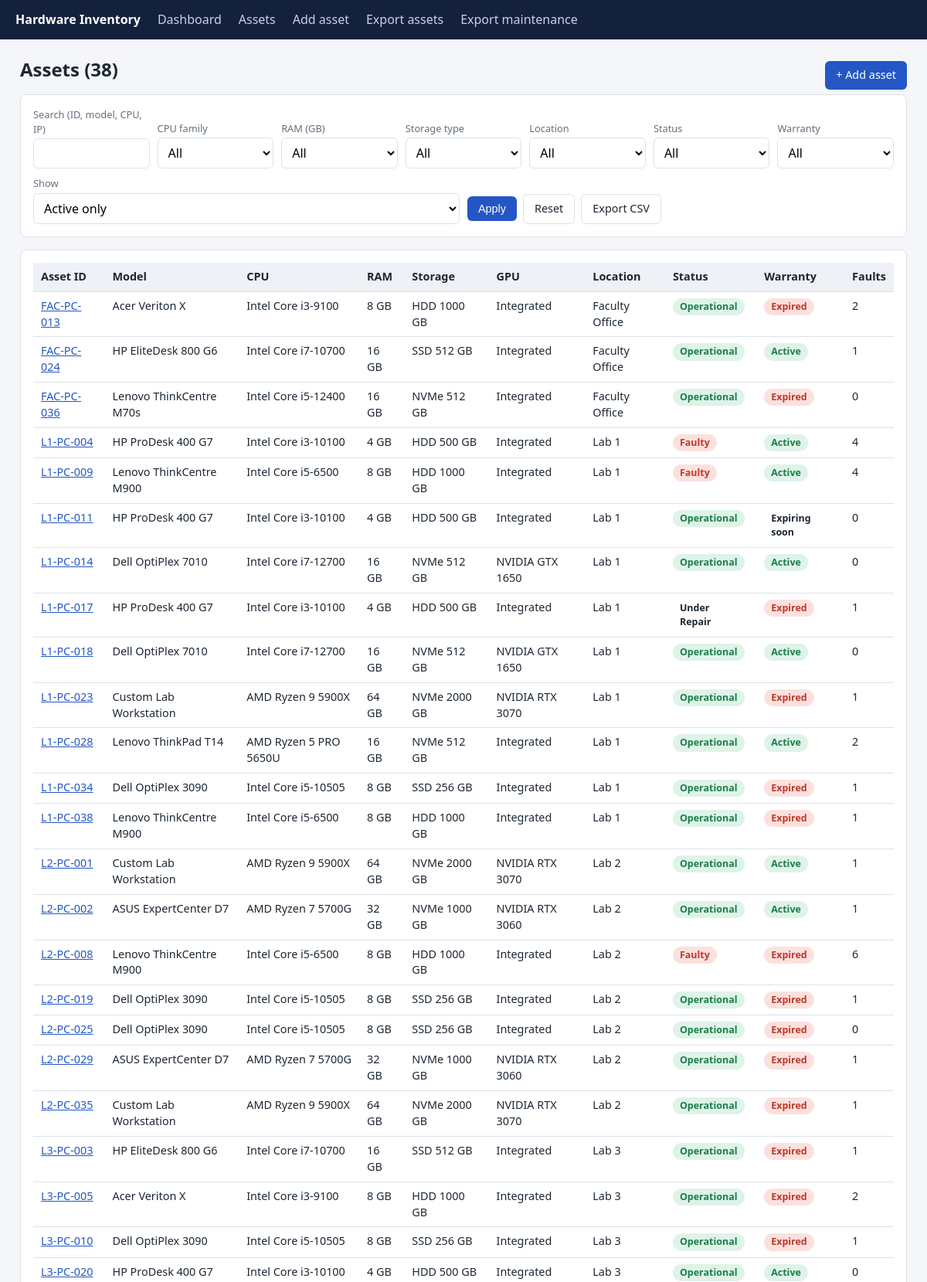
Page /assets (upper part) on the committed database.
### tables this page shows
CREATE TABLE assets (
    asset_id        TEXT PRIMARY KEY,                 -- permanent identity, e.g. LAB1-PC-001
    manufacturer    TEXT NOT NULL,
    model           TEXT NOT NULL,
    cpu             TEXT NOT NULL,                    -- full model, e.g. Intel Core i5-12400
    cpu_family      TEXT NOT NULL,                    -- grouping used for filtering, e.g. Core i5
    ram_gb          INTEGER NOT NULL CHECK (ram_gb > 0),
    storage_type    TEXT NOT NULL CHECK (storage_type IN ('SSD','HDD','NVMe','Hybrid')),
    storage_gb      INTEGER NOT NULL CHECK (storage_gb > 0),
    gpu             TEXT,                             -- NULL / empty = integrated only
    os              TEXT NOT NULL,
    ip_address      TEXT,                             -- changeable network address (NOT identity)
    location        TEXT NOT NULL,
    purchase_date   TEXT NOT NULL,                    -- ISO date YYYY-MM-DD
    warranty_expiry TEXT NOT NULL,                    -- warranty status is COMPUTED from this
    status          TEXT NOT NULL DEFAULT 'Operational'
                    CHECK (status IN ('Operational','Faulty','Under Repair')),
    active          INTEGER NOT NULL DEFAULT 1        -- 0 = retired (kept for history)
);

### app.py (the view)
@app.route("/assets")
def assets():
    rows = filtered_assets(request.args)
    db = get_db()
    opts = {
        "cpu_family": [r[0] for r in db.execute("SELECT DISTINCT cpu_family FROM assets ORDER BY 1")],
        "ram_gb": [r[0] for r in db.execute("SELECT DISTINCT ram_gb FROM assets ORDER BY 1")],
        "location": [r[0] for r in db.execute("SELECT DISTINCT location FROM assets ORDER BY 1")],
    }
    enriched = [dict(r, warranty=warranty_status(r["warranty_expiry"])) for r in rows]
    return render_template("assets.html", assets=enriched, opts=opts, f=request.args,
                           storage_types=STORAGE_TYPES, statuses=STATUSES)

### app.py (called while the page is built)
def warranty_status(expiry):
    t = date.today()
    exp = date.fromisoformat(expiry)
    if exp < t:
        return "Expired"
    if exp <= t + timedelta(days=WARRANTY_SOON_DAYS):
        return "Expiring soon"
    return "Active"

### db.py (called while the page is built)
def get_db():
    conn = sqlite3.connect(DB_PATH)
    conn.row_factory = sqlite3.Row
    conn.execute("PRAGMA foreign_keys = ON")   # enforce maintenance.asset_id -> assets
    return conn

### templates/assets.html (shortened to what this page needs)
{% extends "base.html" %}
{% block content %}
<div class="row" style="justify-content:space-between"><h1>Assets ({{ assets|length }})</h1>
<a class="btn" href="{{ url_for('asset_new') }}">+ Add asset</a></div>
<div class="card">
<form class="filters" method="get">
  <div><label>Search (ID, model, CPU, IP)</label><input name="q" value="{{ f.get('q','') }}"></div>
  <div><label>CPU family</label><select name="cpu_family"><option value="">All</option>
    {% for o in opts.cpu_family %}<option {{ 'selected' if f.get('cpu_family')==o }}>{{ o }}</option>{% endfor %}</select></div>
  <div><label>RAM (GB)</label><select name="ram_gb"><option value="">All</option>
    {% for o in opts.ram_gb %}<option value="{{ o }}" {{ 'selected' if f.get('ram_gb')==o|string }}>{{ o }} GB</option>{% endfor %}</select></div>
  <div><label>Storage type</label><select name="storage_type"><option value="">All</option>
    {% for o in storage_types %}<option {{ 'selected' if f.get('storage_type')==o }}>{{ o }}</option>{% endfor %}</select></div>
  <div><label>Location</label><select name="location"><option value="">All</option>
    {% for o in opts.location %}<option {{ 'selected' if f.get('location')==o }}>{{ o }}</option>{% endfor %}</select></div>
  <div><label>Status</label><select name="status"><option value="">All</option>
    {% for o in statuses %}<option {{ 'selected' if f.get('status')==o }}>{{ o }}</option>{% endfor %}</select></div>
  <div><label>Warranty</label><select name="warranty"><option value="">All</option>
    <option {{ 'selected' if f.get('warranty')=='Expired' }}>Expired</option></select></div>
  <div><label>Show</label><select name="show">
    <option value="">Active only</option>
    <option value="all" {{ 'selected' if f.get('show')=='all' }}>All</option></select></div>
  <div class="row"><button class="btn" type="submit">Apply</button>
    <a class="btn sec" href="{{ url_for('assets') }}">Reset</a>
    <a class="btn sec" href="{{ url_for('export_assets', **f) }}">Export CSV</a></div>
</form>
</div>
<div class="card scroll">
<table>
<tr><th>Asset ID</th><th>Model</th><th>CPU</th><th>RAM</th><th>Storage</th><th>GPU</th><th>Location</th><th>Status</th><th>Warranty</th><th>Faults</th></tr>
{% for a in assets %}
<tr>
  <td><a href="{{ url_for('asset_detail', asset_id=a.asset_id) }}">{{ a.asset_id }}</a>
      {% if not a.active %}<span class="badge b-Retired">Retired</span>{% endif %}</td>
  <td>{{ a.manufacturer }} {{ a.model }}</td>
  <td>{{ a.cpu }}</td>
  <td>{{ a.ram_gb }} GB</td>
  <td>{{ a.storage_type }} {{ a.storage_gb }} GB</td>
  <td>{{ a.gpu or 'Integrated' }}</td>
  <td>{{ a.location }}</td>
  <td><span class="badge b-{{ a.status }}">{{ a.status }}</span></td>
  <td><span class="badge b-{{ a.warranty }}">{{ a.warranty }}</span></td>
  <td>{{ a.fault_count }}</td>
</tr>
{% else %}
<tr><td colspan="10" class="muted">No assets match these filters.</td></tr>
{% endfor %}
</table>
</div>
{% endblock %}

### static/style.css (style rules this page uses)
:root { --bg:#f4f6f9;--card:#fff;--ink:#1d2733;--muted:#64707d;--line:#dde2e8;--accent:#2457c5;--ok:#1a7f4b;--warn:#b7791f;--bad:#c0392b }
* { box-sizing:border-box }
body { margin:0;font-family:system-ui,-apple-system,"Segoe UI",Roboto,sans-serif;background:var(--bg);color:var(--ink);line-height:1.45 }
h1 { font-size:1.5rem;margin:0 0 14px }
.card { background:var(--card);border:1px solid var(--line);border-radius:8px;padding:16px;margin-bottom:16px }
table { width:100%;border-collapse:collapse;font-size:.9rem }
th,td { text-align:left;padding:8px 10px;border-bottom:1px solid var(--line);vertical-align:top }
th { background:#eef1f5;font-weight:600;white-space:nowrap }
a { color:var(--accent) }
.btn { display:inline-block;background:var(--accent);color:#fff;border:0;border-radius:6px;padding:8px 14px;font-size:.9rem;cursor:pointer;text-decoration:none }
.btn.sec { background:#fff;color:var(--ink);border:1px solid var(--line) }
form.filters { display:flex;gap:10px;flex-wrap:wrap;align-items:end }
label { display:block;font-size:.8rem;color:var(--muted);margin-bottom:3px }
input,select,textarea { font:inherit;padding:7px 9px;border:1px solid var(--line);border-radius:6px;background:#fff;width:100% }
form.filters>div { min-width:140px;flex:1 }
.badge { display:inline-block;padding:2px 9px;border-radius:12px;font-size:.78rem;font-weight:600 }
.b-Operational,.b-Active { background:#dff3e8;color:var(--ok) }
.b-Faulty,.b-Expired { background:#fbe1de;color:var(--bad) }
.row { display:flex;gap:8px;align-items:center;flex-wrap:wrap }
.scroll { overflow-x:auto }

### rows in the picture
assets: asset_id "FAC-PC-013", manufacturer "Acer", model "Veriton X", cpu "Intel Core i3-9100", ram_gb "8", storage_type "HDD", storage_gb "1000", gpu "Integrated", location "Faculty Office", status "Operational", warranty "Expired", fault_count "2"
assets: asset_id "FAC-PC-024", manufacturer "HP", model "EliteDesk 800 G6", cpu "Intel Core i7-10700", ram_gb "16", storage_type "SSD", storage_gb "512", gpu "Integrated", location "Faculty Office", status "Operational", warranty "Active", fault_count "1"
assets: asset_id "FAC-PC-036", manufacturer "Lenovo", model "ThinkCentre M70s", cpu "Intel Core i5-12400", ram_gb "16", storage_type "NVMe", storage_gb "512", gpu "Integrated", location "Faculty Office", status "Operational", warranty "Expired", fault_count "0"
assets: asset_id "L1-PC-004", manufacturer "HP", model "ProDesk 400 G7", cpu "Intel Core i3-10100", ram_gb "4", storage_type "HDD", storage_gb "500", gpu "Integrated", location "Lab 1", status "Faulty", warranty "Active", fault_count "4"
assets: asset_id "L1-PC-009", manufacturer "Lenovo", model "ThinkCentre M900", cpu "Intel Core i5-6500", ram_gb "8", storage_type "HDD", storage_gb "1000", gpu "Integrated", location "Lab 1", status "Faulty", warranty "Active", fault_count "4"
assets: asset_id "L1-PC-011", manufacturer "HP", model "ProDesk 400 G7", cpu "Intel Core i3-10100", ram_gb "4", storage_type "HDD", storage_gb "500", gpu "Integrated", location "Lab 1", status "Operational", warranty "Expiring soon", fault_count "0"
assets: asset_id "L1-PC-014", manufacturer "Dell", model "OptiPlex 7010", cpu "Intel Core i7-12700", ram_gb "16", storage_type "NVMe", storage_gb "512", gpu "NVIDIA GTX 1650", location "Lab 1", status "Operational", warranty "Active", fault_count "0"
assets: asset_id "L1-PC-017", manufacturer "HP", model "ProDesk 400 G7", cpu "Intel Core i3-10100", ram_gb "4", storage_type "HDD", storage_gb "500", gpu "Integrated", location "Lab 1", status "Under Repair", warranty "Expired", fault_count "1"
assets: asset_id "L1-PC-018", manufacturer "Dell", model "OptiPlex 7010", cpu "Intel Core i7-12700", ram_gb "16", storage_type "NVMe", storage_gb "512", gpu "NVIDIA GTX 1650", location "Lab 1", status "Operational", warranty "Active", fault_count "0"
assets: asset_id "L1-PC-023", manufacturer "Custom", model "Lab Workstation", cpu "AMD Ryzen 9 5900X", ram_gb "64", storage_type "NVMe", storage_gb "2000", gpu "NVIDIA RTX 3070", location "Lab 1", status "Operational", warranty "Expired", fault_count "1"
assets: asset_id "L1-PC-028", manufacturer "Lenovo", model "ThinkPad T14", cpu "AMD Ryzen 5 PRO 5650U", ram_gb "16", storage_type "NVMe", storage_gb "512", gpu "Integrated", location "Lab 1", status "Operational", warranty "Active", fault_count "2"
assets: asset_id "L1-PC-034", manufacturer "Dell", model "OptiPlex 3090", cpu "Intel Core i5-10505", ram_gb "8", storage_type "SSD", storage_gb "256", gpu "Integrated", location "Lab 1", status "Operational", warranty "Expired", fault_count "1"
assets: asset_id "L1-PC-038", manufacturer "Lenovo", model "ThinkCentre M900", cpu "Intel Core i5-6500", ram_gb "8", storage_type "HDD", storage_gb "1000", gpu "Integrated", location "Lab 1", status "Operational", warranty "Expired", fault_count "1"
assets: asset_id "L2-PC-001", manufacturer "Custom", model "Lab Workstation", cpu "AMD Ryzen 9 5900X", ram_gb "64", storage_type "NVMe", storage_gb "2000", gpu "NVIDIA RTX 3070", location "Lab 2", status "Operational", warranty "Active", fault_count "1"
assets: asset_id "L2-PC-002", manufacturer "ASUS", model "ExpertCenter D7", cpu "AMD Ryzen 7 5700G", ram_gb "32", storage_type "NVMe", storage_gb "1000", gpu "NVIDIA RTX 3060", location "Lab 2", status "Operational", warranty "Active", fault_count "1"
assets: asset_id "L2-PC-008", manufacturer "Lenovo", model "ThinkCentre M900", cpu "Intel Core i5-6500", ram_gb "8", storage_type "HDD", storage_gb "1000", gpu "Integrated", location "Lab 2", status "Faulty", warranty "Expired", fault_count "6"
assets: asset_id "L2-PC-019", manufacturer "Dell", model "OptiPlex 3090", cpu "Intel Core i5-10505", ram_gb "8", storage_type "SSD", storage_gb "256", gpu "Integrated", location "Lab 2", status "Operational", warranty "Expired", fault_count "1"
assets: asset_id "L2-PC-025", manufacturer "Dell", model "OptiPlex 3090", cpu "Intel Core i5-10505", ram_gb "8", storage_type "SSD", storage_gb "256", gpu "Integrated", location "Lab 2", status "Operational", warranty "Expired", fault_count "0"
assets: asset_id "L2-PC-029", manufacturer "ASUS", model "ExpertCenter D7", cpu "AMD Ryzen 7 5700G", ram_gb "32", storage_type "NVMe", storage_gb "1000", gpu "NVIDIA RTX 3060", location "Lab 2", status "Operational", warranty "Expired", fault_count "1"
assets: asset_id "L2-PC-035", manufacturer "Custom", model "Lab Workstation", cpu "AMD Ryzen 9 5900X", ram_gb "64", storage_type "NVMe", storage_gb "2000", gpu "NVIDIA RTX 3070", location "Lab 2", status "Operational", warranty "Expired", fault_count "1"
assets: asset_id "L3-PC-003", manufacturer "HP", model "EliteDesk 800 G6", cpu "Intel Core i7-10700", ram_gb "16", storage_type "SSD", storage_gb "512", gpu "Integrated", location "Lab 3", status "Operational", warranty "Expired", fault_count "1"
assets: asset_id "L3-PC-005", manufacturer "Acer", model "Veriton X", cpu "Intel Core i3-9100", ram_gb "8", storage_type "HDD", storage_gb "1000", gpu "Integrated", location "Lab 3", status "Operational", warranty "Expired", fault_count "2"
assets: asset_id "L3-PC-010", manufacturer "Dell", model "OptiPlex 3090", cpu "Intel Core i5-10505", ram_gb "8", storage_type "SSD", storage_gb "256", gpu "Integrated", location "Lab 3", status "Operational", warranty "Expired", fault_count "1"
assets: asset_id "L3-PC-020", manufacturer "HP", model "ProDesk 400 G7", cpu "Intel Core i3-10100", ram_gb "4", storage_type "HDD", storage_gb "500", gpu "Integrated", location "Lab 3", status "Operational", warranty "Active", fault_count "0"

### other values in the picture
{{ assets|length }} "38"
